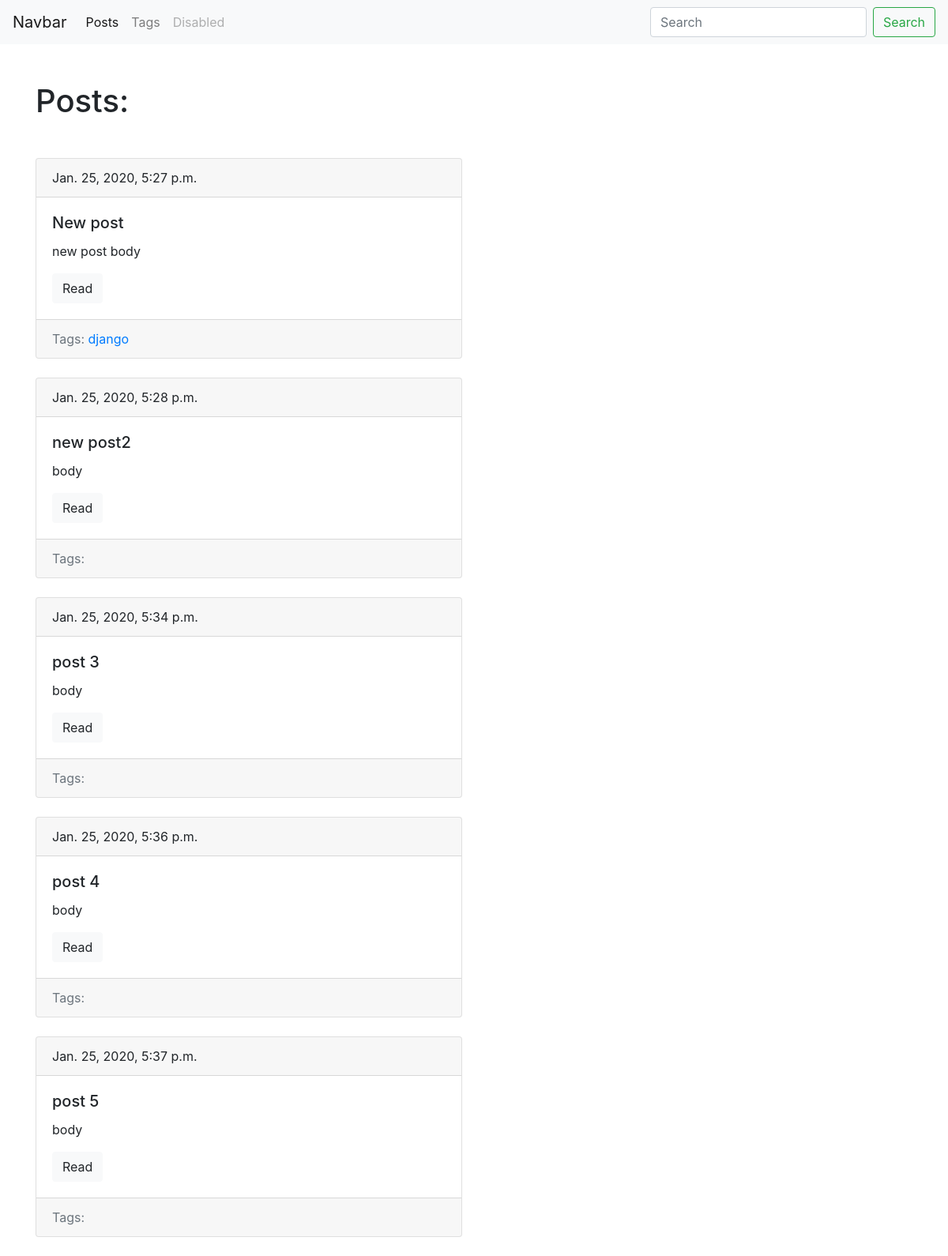
Screenshot of /blog/ with the database file from the repository.
### blog/models.py (models this page shows, shortened)
class Post(models.Model):
    title = models.CharField(max_length=150, db_index=True)
    slug = models.SlugField(max_length=150, unique=True)
    body = models.TextField(blank=True, db_index=True)
    tags = models.ManyToManyField('Tag', blank=True, related_name='posts')
    date_pub = models.DateTimeField(auto_now_add=True)
    def get_absolute_url(self):
        return reverse('post_detail_url', kwargs={'slug': self.slug})

class Tag(models.Model):
    title = models.CharField(max_length=50)
    slug = models.SlugField(max_length=50, unique=True)
    def get_absolute_url(self):
        return reverse('tag_detail_url', kwargs={'slug': self.slug})

### blog/views.py (the view)
# urls.py: path('', posts_list, name='posts_list_url'),
def posts_list(request):
    posts = Post.objects.all()
    return render(request, 'blog/index.html', context={'posts':posts})

### blog/templates/blog/index.html (shortened to what this page needs)
{% extends 'blog/base_blog.html'%}
{% block content %}
    <h1
     class="mb-5">Posts:</h1>
     {% for post in posts %}
        {% include 'blog/includes/post_card_template.html' %}
    {% endfor %}
{% endblock %}

### blog/templates/blog/includes/post_card_template.html
<div class="card mb-4">
    <div class="card-header">
      {{ post.date_pub }}
    </div>
    <div class="card-body">
      <h5 class="card-title">{{ post.title }}</h5>
      <p class="card-text">{{ post.body|truncatewords:15 }}</p>
      <a href="{{ post.get_absolute_url }}" class="btn btn-light">Read</a>
    </div>
    <div class="card-footer text-muted">
        Tags:
        {% for tag in post.tags.all %}
            <a href="{{ tag.get_absolute_url }}">{{ tag.title }}</a>
        {% endfor %}
    </div>
  </div>

### rows the page displays
Post: date_pub "Jan. 25, 2020, 5:27 p.m.", title "New post", body "new post body"
Tag: title "django"
Post: date_pub "Jan. 25, 2020, 5:28 p.m.", title "new post2", body "body"
Post: date_pub "Jan. 25, 2020, 5:34 p.m.", title "post 3", body "body"
Post: date_pub "Jan. 25, 2020, 5:36 p.m.", title "post 4", body "body"
Post: date_pub "Jan. 25, 2020, 5:37 p.m.", title "post 5", body "body"
